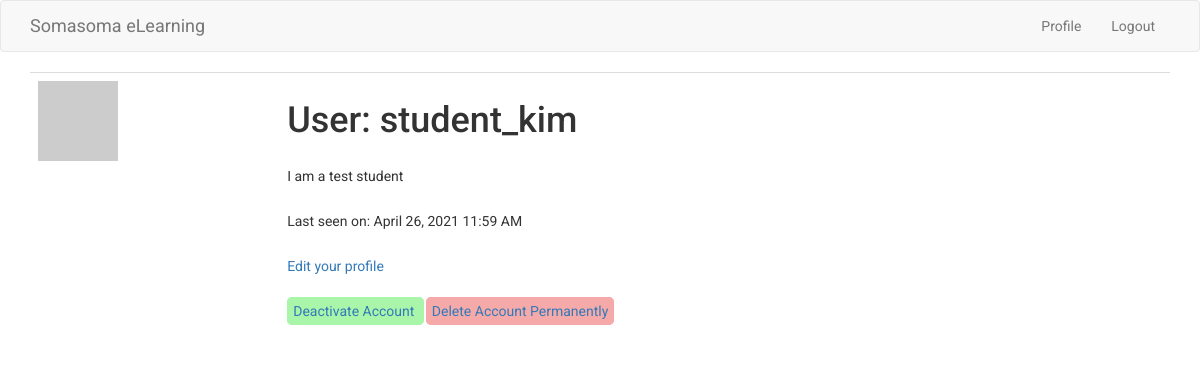
Page /profile/student/student_kim (signed in) on the earlier database version.
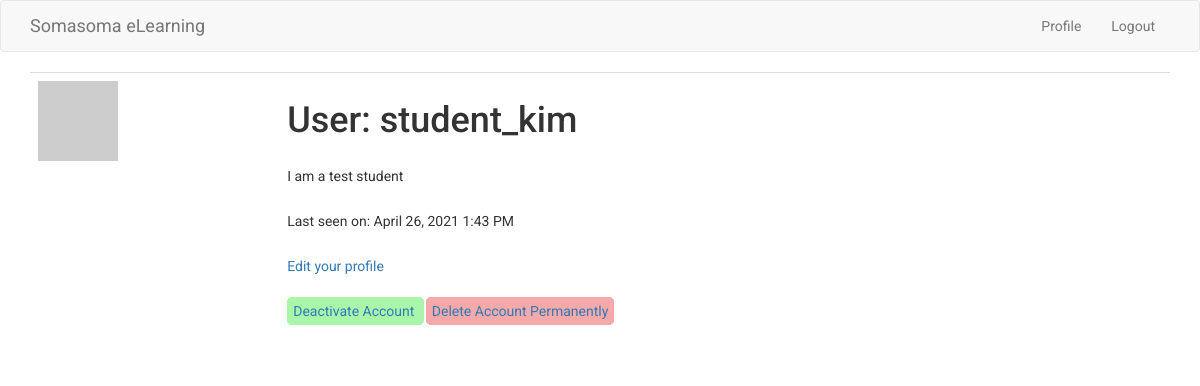
Same page on the later database version.
### app/models.py (models this page shows, shortened)
class Teacher(UserMixin, db.Model):
    id = db.Column(db.Integer, primary_key=True)
    first_name = db.Column(db.String(64), index=True, unique=True, nullable=False)
    last_name = db.Column(db.String(64), index=True, unique=True, nullable=False)
    username = db.Column(db.String(64), index=True, unique=True, nullable=False)
    email = db.Column(db.String(120), index=True, unique=True, nullable=False)
    verification_phone = db.Column(db.String(16))
    password_hash = db.Column(db.String(128))
    about_me = db.Column(db.String(300))
    last_seen = db.Column(db.DateTime, default=datetime.utcnow)

### app/routes.py (the view)
@app.route('/profile/student/<username>')
@login_required
def student_profile(username):
    student = Student.query.filter_by(username=username).first_or_404()
    return render_template('student_profile.html',
                           student=student,
                           title='Student Profile'
                           )

### app/models.py (called while the page is built)
@login.user_loader
def load_user(id):
    return Teacher.query.get(int(id))

    def avatar(self, size):
        digest = md5(self.email.lower().encode('utf-8')).hexdigest()
        return f'https://www.gravatar.com/avatar/{digest}?d=identicon&s={size}'

### app/routes.py (called while the page is built)
@app.before_request
def before_request():
    if current_user.is_authenticated:
        current_user.last_seen = datetime.utcnow()
        db.session.commit()

### app/templates/student_profile.html
{% extends 'base.html' %}
{% import 'bootstrap/wtf.html' as wtf %}
{% block app_content %}
<div class="row">
    <div class="col-md-12">
        <table class="table table-hover">
            <tr valign='top'>
                <td><img src="{{ student.avatar(128) }}"></td>
                <td>
                    <h1>User: {{ student.username }}</h1>
                    {% if student.about_me %}
                        <p>
                            {{ student.about_me }}
                        </p>
                    {% endif %}
                    {% if student.last_seen %}
                        <p>
                            Last seen on: {{ moment(current_user.last_seen).format('LLL') }}
                        </p>
                    {% endif %}
                    {% if student %}
                        <p>
                            <a href="{{ url_for('edit_student_profile', username=student.username) }}">
                                Edit your profile
                            </a>
                        </p>
                    {%endif%}
                    <p>
                        <span class="deactivate-warning">
                            <a href="#">Deactivate Account</a>
                        </span>
                        <span class="danger-warning">
                            <a href="{{ url_for('delete_student_account', username=student.username) }}">Delete Account Permanently</a>
                        </span>
                    </p>
                </td>
            </tr>
        </table>
    </div>
</div>
{% endblock %}

Differences in the rows shown:
changed Teacher: last_seen "April 26, 2021 11:59 AM" → "April 26, 2021 1:43 PM"
